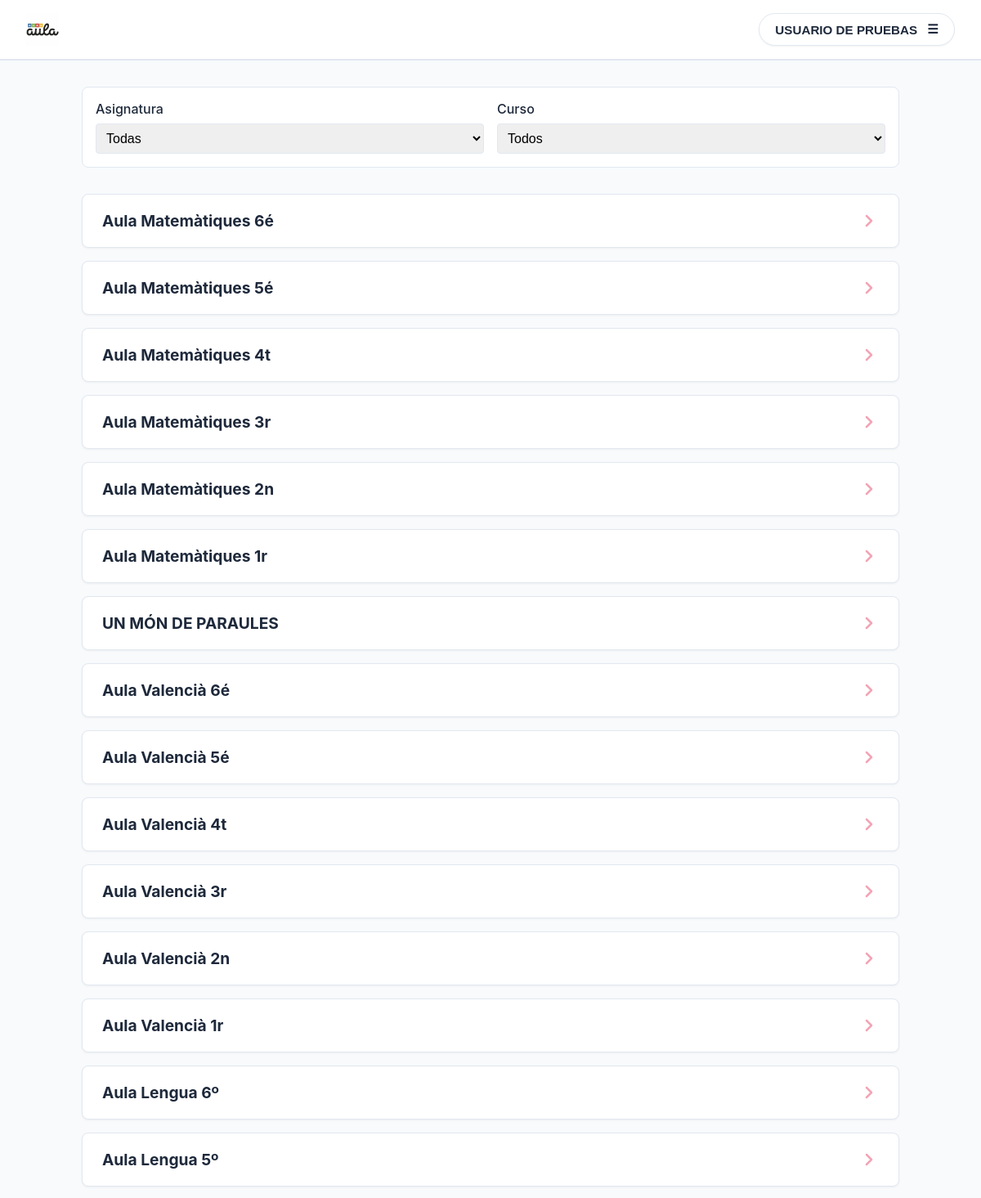
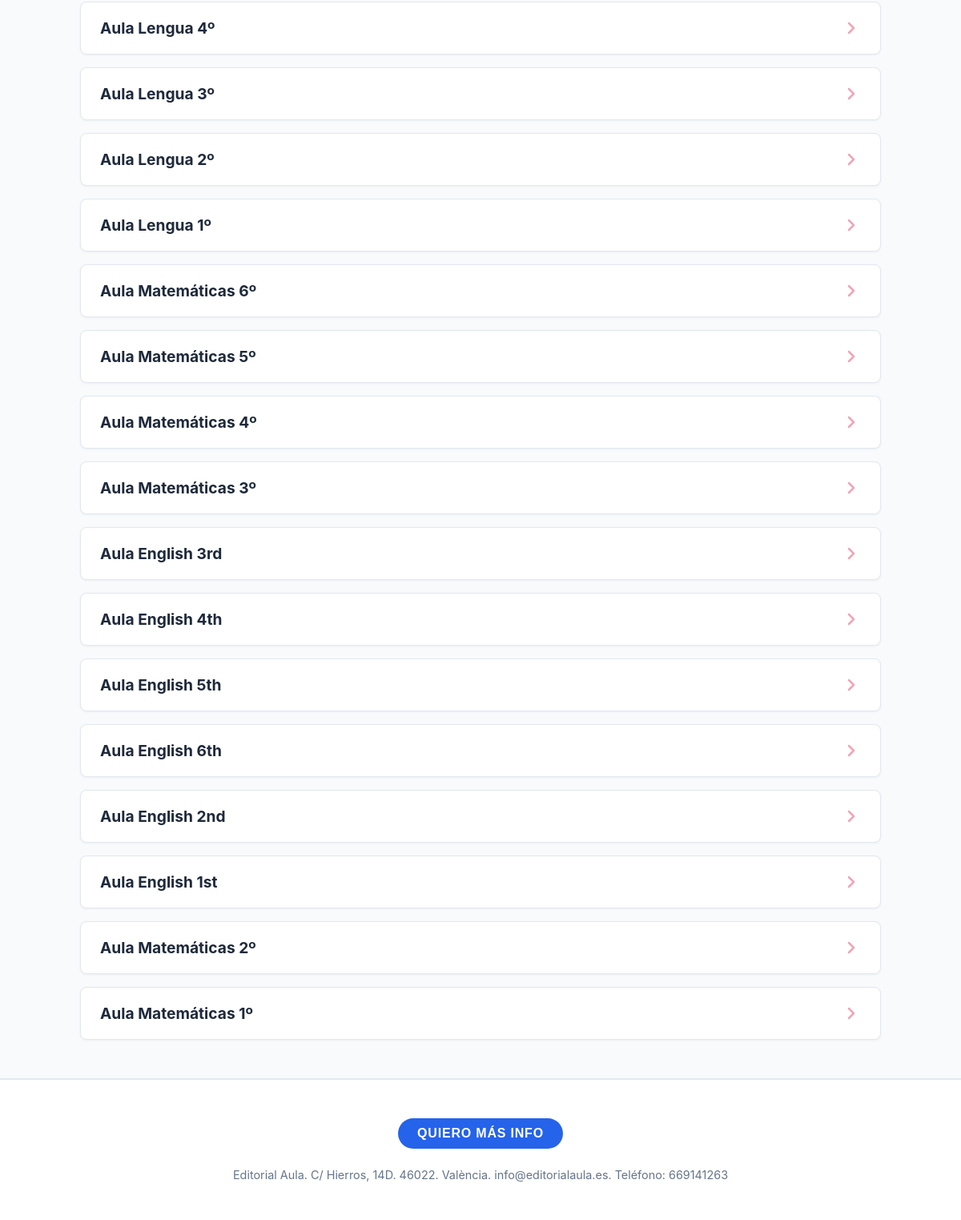
/ (signed in), run on the app's committed database (2 pictures, top to bottom).
### app/models.py (models this page shows)
class User(Base):
    __tablename__ = "users"
    id = Column(Integer, primary_key=True, index=True)
    username = Column(String, unique=True, index=True) # Email
    full_name = Column(String, nullable=True)
    hashed_password = Column(String)
    is_admin = Column(Boolean, default=False)
    role = Column(String, default="parent") # "teacher" or "parent"
    has_active_license = Column(Boolean, default=False)

class PDF(Base):
    __tablename__ = "pdfs"
    id = Column(Integer, primary_key=True, index=True)
    title = Column(String, index=True)
    filename = Column(String, unique=True)
    subject = Column(String, index=True) # Asignatura
    grade = Column(String, index=True)   # Curso
    uploaded_at = Column(DateTime, default=datetime.utcnow)
    access_codes = relationship("AccessCode", back_populates="pdf")

### app/routers/viewer.py (the view)
@router.get("/", response_class=HTMLResponse)
async def home(
    request: Request,
    subject: str = None,
    grade: str = None,
    db: Session = Depends(database.get_db)
):
    user_id = request.session.get("user_id")
    if not user_id:
        return RedirectResponse(url="/login", status_code=303)
    user = db.query(models.User).filter(models.User.id == user_id).first()
    if not user:
        request.session.clear()
        return RedirectResponse(url="/login", status_code=303)
    request.session["has_active_license"] = user.has_active_license
    if user.has_active_license:
        active_lic = db.query(models.License).filter(
            models.License.user_id == user.id,
            models.License.is_used == True
        ).order_by(models.License.created_at.desc()).first()
        if active_lic and active_lic.expires_at:
            request.session["license_expiration"] = active_lic.expires_at.strftime("%d/%m/%Y")
        can_dl = user.is_admin or (active_lic and active_lic.allow_download and (active_lic.expires_at is None or active_lic.expires_at > datetime.utcnow()))
        request.session["can_download"] = bool(can_dl)
    else:
        request.session["can_download"] = bool(user.is_admin)
    query = db.query(models.PDF)
    if subject and subject != "":
        query = query.filter(models.PDF.subject == subject)
    if grade and grade != "":
        query = query.filter(models.PDF.grade == grade)
    pdfs = query.order_by(models.PDF.uploaded_at.desc()).all()
    return templates.TemplateResponse("index.html", {
        "request": request,
        "pdfs": pdfs,
        "selected_subject": subject,
        "selected_grade": grade,
        "subjects": SUBJECTS,
        "grades": GRADES
    })

### templates/index.html (shortened to what this page needs)
{% extends "base.html" %}
{% block content %}
<form action="/" method="get" class="filter-bar">
    <div class="filter-item">
        <label>Asignatura</label>
        <select name="subject" onchange="this.form.submit()">
            <option value="">Todas</option>
        </select>
    </div>
    <div class="filter-item">
        <label>Curso</label>
        <select name="grade" onchange="this.form.submit()">
            <option value="">Todos</option>
        </select>
    </div>
</form>
<div class="pdf-list">
    {% for pdf in pdfs %}
    <a href="/pdf/{{ pdf.id }}" class="card pdf-item clickable-card">
        <div class="pdf-item-info">
            <h3 class="pdf-title">{{ pdf.title }}</h3>
        </div>
        <div class="pdf-item-arrow">
            <svg width="24" height="24" viewBox="0 0 24 24" fill="none" stroke="currentColor" stroke-width="2.5" stroke-linecap="round" stroke-linejoin="round"><polyline points="9 18 15 12 9 6"></polyline></svg>
        </div>
    </a>
    {% endfor %}
</div>
{% endblock %}

### templates/base.html (shortened to what this page needs)
<!DOCTYPE html>
<html lang="es">
<head>
</head>
<body>
    {% if request.url.path != '/login' and request.url.path != '/register' and request.url.path != '/forgot-password' and request.url.path != '/reset-password' %}
    <nav class="navbar">
        <div style="display: flex; align-items: center; gap: 1rem;">
            <a href="/" class="logo" style="display: flex; align-items: center;">
                <img src="/static/images/logo_aula_pdf.png" alt="Aula PDF" style="height: 40px;">
            </a>
        </div>
        <div style="display: flex; align-items: center; gap: 0.75rem;">
            {% if request.session.get("user_id") %}
                <div class="user-menu-container">
                    <button class="user-menu-btn" onclick="toggleUserMenu(event)">
                        <span class="user-name-text">{{ (request.session.get("full_name") or "Usuario").upper() }}</span>
                        <span class="menu-icon">&#9776;</span>
                    </button>
                </div>
            {% endif %}
        </div>
    </nav>
    {% endif %}
    <div class="container">
        {% block content %}{% endblock %}
    </div>
    {% if request.url.path != '/login' and request.url.path != '/register' and request.url.path != '/forgot-password' and request.url.path != '/reset-password' %}
    <footer class="footer">
        <div style="margin-bottom: 1.5rem;">
            <button onclick="openContactModal()" class="btn btn-blue">QUIERO MÁS INFO</button>
        </div>
        Editorial Aula. C/ Hierros, 14D. 46022. València. info@editorialaula.es. Teléfono: 669141263
    </footer>
    {% endif %}
</body>
</html>

### templates/base.html (style rules this page uses)
:root { --primary: #e11d48; --primary-dark: #be123c; --bg-body: #f8fafc; --bg-card: #ffffff; --text-main: #1e293b; --text-muted: #64748b; --border: #e2e8f0; --hover-bg: #f1f5f9; }
html, body { height: 100%; overscroll-behavior: none; }
body { font-family: -apple-system, BlinkMacSystemFont, "Segoe UI", Roboto, Helvetica, Arial, sans-serif; margin: 0; padding: 0; background-color: var(--bg-body); color: var(--text-main); display: flex; flex-direction: column; min-height: 100vh; }
.navbar { background: var(--bg-card); border-bottom: 2px solid var(--border); padding: 1rem 2rem; display: flex; justify-content: space-between; align-items: center; position: sticky; top: 0; z-index: 1000; }
.logo { font-weight: 700; font-size: 1.5rem; color: var(--primary); text-decoration: none; }
.container { max-width: 1000px; width: 100%; margin: 2rem auto; padding: 0 1rem; position: relative; z-index: 10; }
.card { background: var(--bg-card); border: 1px solid var(--border); border-radius: 8px; padding: 1.5rem; margin-bottom: 1rem; box-shadow: 0 1px 3px rgba(0, 0, 0, 0.05); }
.btn { display: inline-block; background: #e11d48; color: white !important; padding: 10px 24px; border-radius: 50px; text-decoration: none !important; font-weight: 700; border: none; cursor: pointer; transition: background 0.2s; font-size: 1rem; text-transform: uppercase; letter-spacing: 0.05em; }
.btn-blue { background: #2563eb !important; }
label { display: block; margin-bottom: 0.5rem; font-weight: 500; }
input, select { width: 100%; padding: 0.5rem; border: 1px solid var(--border); border-radius: 4px; font-size: 1rem; }
.filter-bar { background: var(--bg-card); padding: 1rem; border-radius: 8px; margin-bottom: 2rem; display: flex; gap: 1rem; align-items: end; border: 1px solid var(--border); }
.filter-item { flex: 1; }
.footer { background: var(--bg-card); border-top: 2px solid var(--border); padding: 3rem 2rem; text-align: center; color: var(--text-muted); font-size: 0.9rem; margin-top: auto; }
.pdf-item { display: flex; justify-content: space-between; align-items: center; padding: 1.25rem 1.5rem; margin-bottom: 1rem; transition: all 0.2s ease; }
.clickable-card { text-decoration: none; color: inherit; cursor: pointer; border: 1px solid var(--border); }
.pdf-title { margin: 0; font-size: 1.2rem; color: var(--text-main); font-weight: 700; }
.pdf-item-arrow { color: var(--primary); opacity: 0.4; transition: transform 0.2s; display: flex; align-items: center; }
.user-menu-container { position: relative; display: inline-block; }
.user-menu-btn { background: white; border: 1px solid var(--border); color: var(--text-main); padding: 0.6rem 1.2rem; border-radius: 9999px; font-size: 0.95rem; font-weight: 600; display: flex; align-items: center; gap: 0.75rem; cursor: pointer; box-shadow: 0 1px 2px rgba(0,0,0,0.05); transition: all 0.2s; text-transform: uppercase; }

### data on the page
User: full_name "USUARIO DE PRUEBAS"
PDF: title "Aula Matemàtiques 6é"
PDF: title "Aula Matemàtiques 5é"
PDF: title "Aula Matemàtiques 4t"
PDF: title "Aula Matemàtiques 3r"
PDF: title "Aula Matemàtiques 2n"
PDF: title "Aula Matemàtiques 1r"
PDF: title "UN MÓN DE PARAULES"
PDF: title "Aula Valencià 6é"
PDF: title "Aula Valencià 5é"
PDF: title "Aula Valencià 4t"
PDF: title "Aula Valencià 3r"
PDF: title "Aula Valencià 2n"
PDF: title "Aula Valencià 1r"
PDF: title "Aula Lengua 6º"
PDF: title "Aula Lengua 5º"
PDF: title "Aula Lengua 4º"
PDF: title "Aula Lengua 3º"
PDF: title "Aula Lengua 2º"
PDF: title "Aula Lengua 1º"
PDF: title "Aula Matemáticas 6º"
PDF: title "Aula Matemáticas 5º"
PDF: title "Aula Matemáticas 4º"
PDF: title "Aula Matemáticas 3º"
PDF: title "Aula English 3rd"
PDF: title "Aula English 4th"
PDF: title "Aula English 5th"
PDF: title "Aula English 6th"
PDF: title "Aula English 2nd"
PDF: title "Aula English 1st"
PDF: title "Aula Matemáticas 2º"
PDF: title "Aula Matemáticas 1º"
